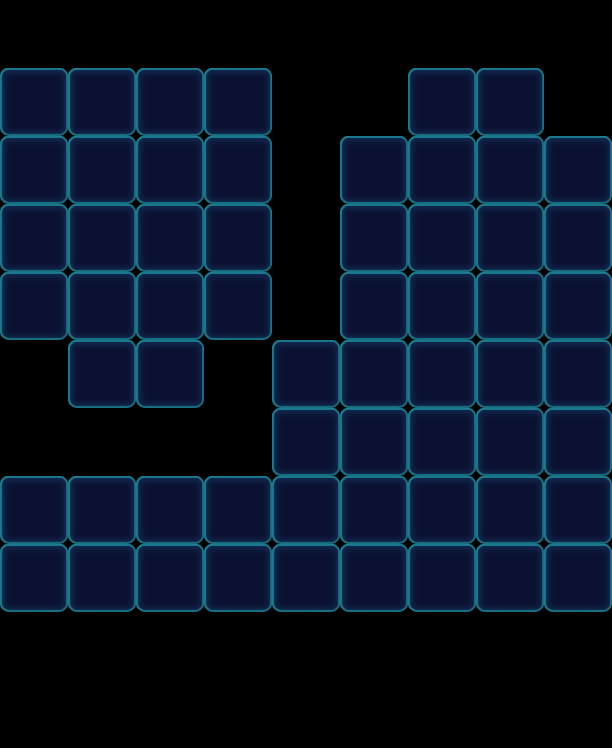

A 2D game scene composited from a Tiled map and its tileset images. What follows is a short description and the map's XML, with each tile layer's data collapsed to a summary:
An orthogonal 9x11 tile map with 68x68 px tiles, 1 tile layer (Valid), 2 tilesets and 134 objects (60x Monster, 39x Floor, 24x Lock, 11x Factory_Normal).

<map version="1.0" orientation="orthogonal" width="9" height="11" tilewidth="68" tileheight="68">
 <properties>
  <property name="Connect" value="15,61,1|25,71,1" />
 </properties>
 <tileset firstgid="1" name="game_grid1" tilewidth="68" tileheight="68">
  <image source="game_grid1.png" width="68" height="68" />
 </tileset>
 <tileset firstgid="2" name="map" tilewidth="68" tileheight="68">
  <image source="map.png" width="1024" height="1024" />
 </tileset>
 <layer name="Valid" width="9" height="11">
  <data>[99 cells, 60 non-empty, 1 distinct tile ids]</data>
 </layer>
 <objectgroup name="BottomObj" width="9" height="11">
  <object type="Floor" gid="33" x="0" y="136">
   <properties>
    <property name="Layers" value="2" />
   </properties>
  </object>
  <object type="Floor" gid="33" x="68" y="136">
   <properties>
    <property name="Layers" value="2" />
   </properties>
  </object>
  <object type="Floor" gid="33" x="136" y="136">
   <properties>
    <property name="Layers" value="2" />
   </properties>
  </object>
  <object type="Floor" gid="33" x="204" y="136">
   <properties>
    <property name="Layers" value="2" />
   </properties>
  </object>
  <object type="Floor" gid="33" x="0" y="204">
   <properties>
    <property name="Layers" value="2" />
   </properties>
  </object>
  <object type="Floor" gid="33" x="68" y="204">
   <properties>
    <property name="Layers" value="2" />
   </properties>
  </object>
  <object type="Floor" gid="33" x="136" y="204">
   <properties>
    <property name="Layers" value="2" />
   </properties>
  </object>
  <object type="Floor" gid="33" x="204" y="204">
   <properties>
    <property name="Layers" value="2" />
   </properties>
  </object>
  <object type="Floor" gid="33" x="0" y="340">
   <properties>
    <property name="Layers" value="2" />
   </properties>
  </object>
  <object type="Floor" gid="33" x="0" y="272">
   <properties>
    <property name="Layers" value="2" />
   </properties>
  </object>
  <object type="Floor" gid="33" x="68" y="340">
   <properties>
    <property name="Layers" value="2" />
   </properties>
  </object>
  <object type="Floor" gid="33" x="68" y="272">
   <properties>
    <property name="Layers" value="2" />
   </properties>
  </object>
  <object type="Floor" gid="33" x="136" y="340">
   <properties>
    <property name="Layers" value="2" />
   </properties>
  </object>
  <object type="Floor" gid="33" x="136" y="272">
   <properties>
    <property name="Layers" value="2" />
   </properties>
  </object>
  <object type="Floor" gid="33" x="204" y="272">
   <properties>
    <property name="Layers" value="2" />
   </properties>
  </object>
  <object type="Floor" gid="33" x="204" y="340">
   <properties>
    <property name="Layers" value="2" />
   </properties>
  </object>
  <object type="Floor" gid="33" x="68" y="408">
   <properties>
    <property name="Layers" value="2" />
   </properties>
  </object>
  <object type="Floor" gid="33" x="136" y="408">
   <properties>
    <property name="Layers" value="2" />
   </properties>
  </object>
  <object type="Floor" gid="33" x="544" y="340">
   <properties>
    <property name="Layers" value="2" />
   </properties>
  </object>
  <object type="Floor" gid="33" x="544" y="408">
   <properties>
    <property name="Layers" value="2" />
   </properties>
  </object>
  <object type="Floor" gid="33" x="544" y="476">
   <properties>
    <property name="Layers" value="2" />
   </properties>
  </object>
  <object type="Floor" gid="33" x="544" y="544">
   <properties>
    <property name="Layers" value="2" />
   </properties>
  </object>
  <object type="Floor" gid="33" x="544" y="612">
   <properties>
    <property name="Layers" value="2" />
   </properties>
  </object>
  <object type="Floor" gid="33" x="476" y="408">
   <properties>
    <property name="Layers" value="2" />
   </properties>
  </object>
  <object type="Floor" gid="33" x="476" y="476">
   <properties>
    <property name="Layers" value="2" />
   </properties>
  </object>
  <object type="Floor" gid="33" x="476" y="544">
   <properties>
    <property name="Layers" value="2" />
   </properties>
  </object>
  <object type="Floor" gid="33" x="476" y="612">
   <properties>
    <property name="Layers" value="2" />
   </properties>
  </object>
  <object type="Floor" gid="33" x="408" y="476">
   <properties>
    <property name="Layers" value="2" />
   </properties>
  </object>
  <object type="Floor" gid="33" x="408" y="544">
   <properties>
    <property name="Layers" value="2" />
   </properties>
  </object>
  <object type="Floor" gid="33" x="408" y="612">
   <properties>
    <property name="Layers" value="2" />
   </properties>
  </object>
  <object type="Floor" gid="33" x="340" y="544">
   <properties>
    <property name="Layers" value="2" />
   </properties>
  </object>
  <object type="Floor" gid="33" x="340" y="612">
   <properties>
    <property name="Layers" value="2" />
   </properties>
  </object>
  <object type="Floor" gid="33" x="272" y="612">
   <properties>
    <property name="Layers" value="2" />
   </properties>
  </object>
  <object type="Floor" gid="33" x="544" y="272">
   <properties>
    <property name="Layers" value="2" />
   </properties>
  </object>
  <object type="Floor" gid="33" x="476" y="340">
   <properties>
    <property name="Layers" value="2" />
   </properties>
  </object>
  <object type="Floor" gid="33" x="408" y="408">
   <properties>
    <property name="Layers" value="2" />
   </properties>
  </object>
  <object type="Floor" gid="33" x="340" y="476">
   <properties>
    <property name="Layers" value="2" />
   </properties>
  </object>
  <object type="Floor" gid="33" x="272" y="544">
   <properties>
    <property name="Layers" value="2" />
   </properties>
  </object>
  <object type="Floor" gid="33" x="204" y="612">
   <properties>
    <property name="Layers" value="2" />
   </properties>
  </object>
 </objectgroup>
 <objectgroup name="MiddleObj" width="9" height="11">
  <object type="Monster" gid="2" x="136" y="204">
   <properties>
    <property name="Color" value="Blue" />
   </properties>
  </object>
  <object type="Monster" gid="2" x="68" y="272">
   <properties>
    <property name="Color" value="Blue" />
   </properties>
  </object>
  <object type="Monster" gid="2" x="204" y="340">
   <properties>
    <property name="Color" value="Blue" />
   </properties>
  </object>
  <object type="Monster" gid="2" x="476" y="340">
   <properties>
    <property name="Color" value="Blue" />
   </properties>
  </object>
  <object type="Monster" gid="2" x="476" y="476">
   <properties>
    <property name="Color" value="Blue" />
   </properties>
  </object>
  <object type="Monster" gid="2" x="340" y="544">
   <properties>
    <property name="Color" value="Blue" />
   </properties>
  </object>
  <object type="Monster" gid="2" x="340" y="612">
   <properties>
    <property name="Color" value="Blue" />
   </properties>
  </object>
  <object type="Monster" gid="2" x="204" y="612">
   <properties>
    <property name="Color" value="Blue" />
   </properties>
  </object>
  <object type="Monster" gid="2" x="272" y="544">
   <properties>
    <property name="Color" value="Blue" />
   </properties>
  </object>
  <object type="Monster" gid="19" x="68" y="340">
   <properties>
    <property name="Color" value="Yellow" />
   </properties>
  </object>
  <object type="Monster" gid="19" x="68" y="136">
   <properties>
    <property name="Color" value="Yellow" />
   </properties>
  </object>
  <object type="Monster" gid="19" x="476" y="204">
   <properties>
    <property name="Color" value="Yellow" />
   </properties>
  </object>
  </objectgroup>
 <objectgroup color="#000000" name="TopObj" width="9" height="11">
  <!-- 35 objects omitted --></objectgroup>
</map>
<!-- 83 of 134 objects omitted -->
